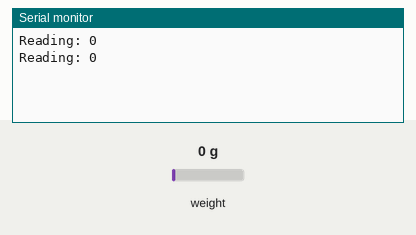
The sketch below on a simulated Arduino Uno, built with avr-gcc and run on an emulated ATmega328P. Parts: the last lines printed to the serial monitor. Inputs (shaded band) come from the test bench; at power-on: weight on the scale 0 g.

Above: at 2.2 s.
2.3 s: weight on the scale set to 100 g
At 2.6 s:
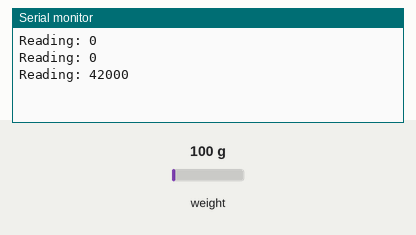
3.8 s: weight on the scale set to 1250 g
At 4.6 s:
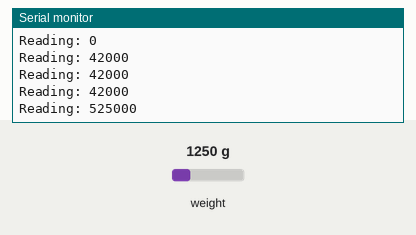
Timing chart, 0 to 6.8 s (numbered marks = the images above; inputs shaded):
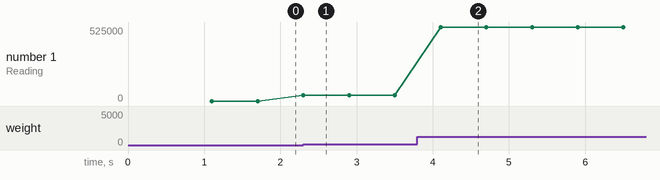

The sketch:

Loadcell.ino
```cpp
#include "HX711.h"

//PINS FOR HX711

const int DOUT_PIN  =  3;
const int SCK_PIN   =  2;
long READING        =  0;


//ANTI-DEBOUNCE
void anti_debounce( byte BUTTON )
{
  delay(100);
  while( digitalRead(BUTTON) ); //Anti-debounce
  delay(100);
}

void setup()
{
  Serial.begin(9600);

  delay(1000);
}

void loop()
{
  HX711 SCALE;

  SCALE.begin(DOUT_PIN, SCK_PIN);

  if ( SCALE.is_ready() )
  {
    READING = SCALE.read();
    Serial.print("Reading: ");
    Serial.println(READING);
  }
  else
  {
    Serial.println("HX711 not found.");
  }

  delay(500);
}
```

Measured:
- after the input at 2.3 s, the serial monitor: prints a new line at once (image 1)
- after the input at 3.8 s, the serial monitor: prints a new line after 0.30 s (image 2)
- plotted number 1: 0 → 42000 after the input at 2.3 s, 42000 → 525000 after the input at 3.8 s
